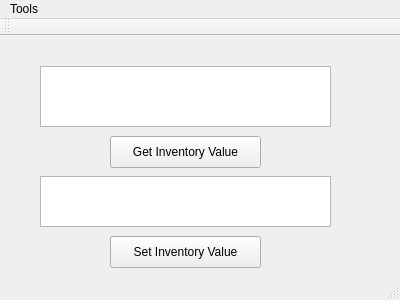
<?xml version="1.0" encoding="UTF-8"?>
<ui version="4.0">
 <class>MainWindow</class>
 <widget class="QMainWindow" name="MainWindow">
  <property name="geometry">
   <rect>
    <x>0</x>
    <y>0</y>
    <width>400</width>
    <height>300</height>
   </rect>
  </property>
  <property name="windowTitle">
   <string>Unturned Editor</string>
  </property>
  <widget class="QWidget" name="centralWidget">
   <widget class="QPushButton" name="pushButton">
    <property name="geometry">
     <rect>
      <x>110</x>
      <y>100</y>
      <width>151</width>
      <height>32</height>
     </rect>
    </property>
    <property name="text">
     <string>Get Inventory Value</string>
    </property>
   </widget>
   <widget class="QTextBrowser" name="textBrowser">
    <property name="geometry">
     <rect>
      <x>40</x>
      <y>30</y>
      <width>291</width>
      <height>61</height>
     </rect>
    </property>
   </widget>
   <widget class="QTextEdit" name="setInventory">
    <property name="geometry">
     <rect>
      <x>40</x>
      <y>140</y>
      <width>291</width>
      <height>51</height>
     </rect>
    </property>
   </widget>
   <widget class="QPushButton" name="pushButton_2">
    <property name="geometry">
     <rect>
      <x>110</x>
      <y>200</y>
      <width>151</width>
      <height>32</height>
     </rect>
    </property>
    <property name="text">
     <string>Set Inventory Value</string>
    </property>
   </widget>
  </widget>
  <widget class="QMenuBar" name="menuBar">
   <property name="geometry">
    <rect>
     <x>0</x>
     <y>0</y>
     <width>400</width>
     <height>22</height>
    </rect>
   </property>
   <property name="nativeMenuBar">
    <bool>false</bool>
   </property>
   <widget class="QMenu" name="menuTools">
    <property name="title">
     <string>Tools</string>
    </property>
    <addaction name="actionEncrypter_Decrypter"/>
   </widget>
   <addaction name="menuTools"/>
  </widget>
  <widget class="QToolBar" name="mainToolBar">
   <attribute name="toolBarArea">
    <enum>TopToolBarArea</enum>
   </attribute>
   <attribute name="toolBarBreak">
    <bool>false</bool>
   </attribute>
  </widget>
  <widget class="QStatusBar" name="statusBar"/>
  <action name="actionEncrypter_Decrypter">
   <property name="text">
    <string>Encrypter/Decrypter...</string>
   </property>
  </action>
 </widget>
 <layoutdefault spacing="6" margin="11"/>
 <resources/>
 <connections/>
</ui>
